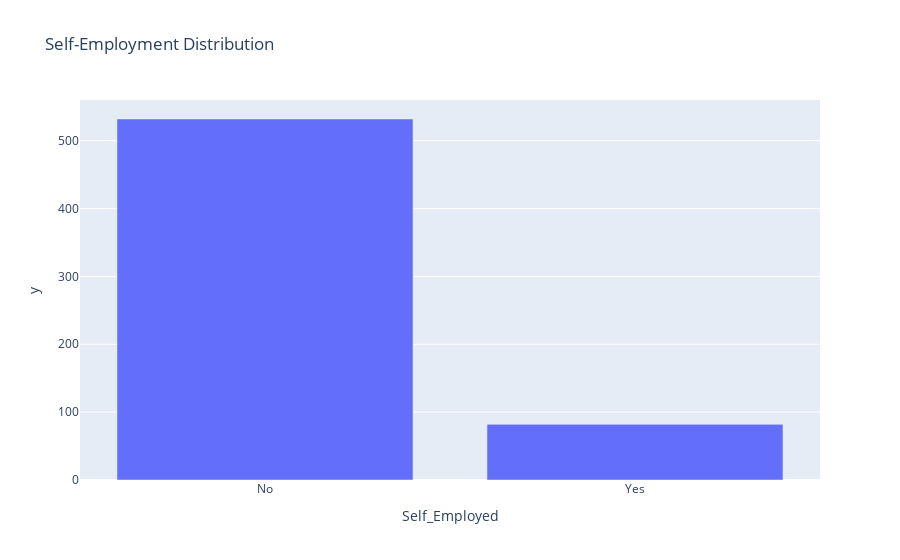

Notebook source saved alongside this figure:
### Code cell
self_employed_count = df['Self_Employed'].value_counts()
fig_self_employed = px.bar(self_employed_count, 
                           x=self_employed_count.index, 
                           y=self_employed_count.values, 
                           title='Self-Employment Distribution')
fig_self_employed.show()

### Figure 1 — Plotly figure (JSON) as saved in the notebook; plotly's stock layout.template omitted (floating-point values rounded to 4 significant figures)
{"data": [{"alignmentgroup": "True", "hovertemplate": "Self_Employed=%{x}<br>y=%{y}<extra></extra>", "legendgroup": "", "marker": {"color": "#636efa", "pattern": {"shape": ""}}, "name": "", "offsetgroup": "", "orientation": "v", "showlegend": false, "textposition": "auto", "type": "bar", "x": ["No", "Yes"], "xaxis": "x", "y": [532, 82], "yaxis": "y"}], "layout": {"barmode": "relative", "legend": {"tracegroupgap": 0}, "title": {"text": "Self-Employment Distribution"}, "xaxis": {"anchor": "y", "domain": [0, 1], "title": {"text": "Self_Employed"}}, "yaxis": {"anchor": "x", "domain": [0, 1], "title": {"text": "y"}}}}
